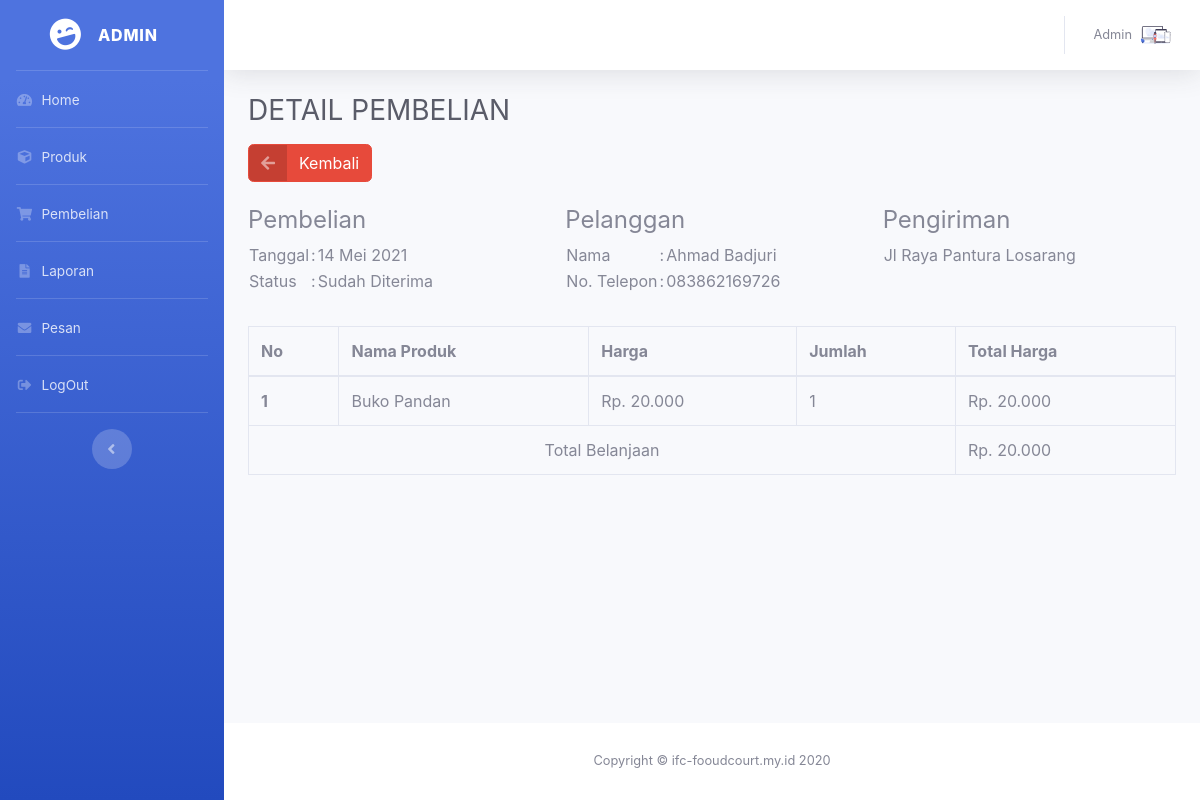
The page /admin/pembelian.php?page=detail&search=3 (signed in) on the database its author committed.
### tables this page shows
CREATE TABLE `tb_pembelian` (
  `id_pembelian` int(11) NOT NULL,
  `id_checkout` int(11) DEFAULT NULL,
  `id_produk` int(11) NOT NULL,
  `jumlah` int(11) NOT NULL
);

CREATE TABLE `tb_checkout` (
  `id_checkout` int(11) NOT NULL,
  `id_user` int(11) NOT NULL,
  `nama_pemesan` varchar(255) NOT NULL,
  `telepon_pemesan` varchar(15) NOT NULL,
  `alamat_pemesan` text NOT NULL,
  `total_belanja` varchar(50) NOT NULL,
  `tgl_beli` date NOT NULL DEFAULT current_timestamp(),
  `status` int(11) NOT NULL
);

CREATE TABLE `tb_status_produk` (
  `id_status` int(11) NOT NULL,
  `status` varchar(20) NOT NULL
);

CREATE TABLE `tb_produk` (
  `id_produk` int(11) NOT NULL,
  `nama` varchar(100) NOT NULL,
  `slug` varchar(100) NOT NULL,
  `harga` int(11) NOT NULL,
  `rating` int(11) NOT NULL,
  `deskripsi` text NOT NULL,
  `foto` varchar(255) NOT NULL
);

### function/bootstrap.php (called while the page is built, shortened)
<?php
function harga($angka){
	$hasil_rupiah = "Rp. " . number_format($angka,0,',','.');
	return $hasil_rupiah;
}
function bulan($bulan = "")
{
	switch ($bulan) {
		case 5: $bulan = 'Mei'; break;
	}
	return $bulan;
}

### admin/page/pembelian/detail.php (the view)
<?php
$i = 1;
$pembelian =  array();
$ambil = $koneksi->query("SELECT * FROM tb_pembelian JOIN tb_checkout ON tb_pembelian.id_checkout = tb_checkout.id_checkout JOIN tb_produk ON tb_pembelian.id_produk = tb_produk.id_produk WHERE tb_pembelian.id_checkout = $_GET[search]");
while ($pecah = $ambil->fetch_assoc()) {
	$pembelian[] = $pecah;
}
$status = $koneksi->query("SELECT status FROM tb_status_produk WHERE id_status = ".$pembelian[0]['status']."")->fetch_assoc();
?>
<h1 class="h3 mb-3 text-gray-800 text-uppercase">Detail Pembelian</h1>
<a href="#" class="btn btn-danger m-b-10 btn-icon-split mb-4" onclick="history.back(-1)"><span class="icon text-white-50"><i class="fas fa-arrow-left"></i></span><span class="text">Kembali</span></a>
<div class="row mb-3">
	<div class="col-md-4 mb-3">
		<h4>Pembelian</h4>
		<table>
			<tr>
				<td>Tanggal</td>
				<td>:</td>
				<td><?= date("d", strtotime($pembelian[0]['tgl_beli']))." ".bulan(date("m", strtotime($pembelian[0]['tgl_beli'])))." ".date("Y", strtotime($pembelian[0]['tgl_beli'])); ?></td>
			</tr>
			<tr>
				<td>Status</td>
				<td>:</td>
				<td><?= $status['status'] ?></td>
			</tr>
		</table>
	</div>
	<div class="col-md-4 mb-3">
		<h4>Pelanggan</h4>
		<table>
			<tr>
				<td>Nama</td>
				<td>:</td>
				<td><?= $pembelian[0]['nama_pemesan'] ?></td>
			</tr>
			<tr>
				<td>No. Telepon</td>
				<td>:</td>
				<td><?= $pembelian[0]['telepon_pemesan'] ?></td>
			</tr>
		</table>
	</div>
	<div class="col-md-4 mb-3">
		<h4>Pengiriman</h4>
		<table>
			<tr>
				<td><?= $pembelian[0]['alamat_pemesan'] ?></td>
			</tr>
		</table>
	</div>
</div>
<div class="table-responsive">
	<table class="table table-bordered">
		<thead>
			<tr>
				<th>No</th>
				<th>Nama Produk</th>
				<th>Harga</th>
				<th>Jumlah</th>
				<th>Total Harga</th>
			</tr>
		</thead>
		<tbody>
			<?php
			$totalBelanja = 0;
			foreach ($pembelian as $p):
				$totalHarga = $p['harga'] * $p['jumlah'];
				$totalBelanja += $totalHarga;
				?>
				<tr>
					<th><?= $i++ ?></th>
					<td><?= $p['nama'] ?></td>
					<td><?= harga($p['harga']) ?></td>
					<td><?= $p['jumlah'] ?></td>
					<td><?= harga($totalHarga) ?></td>
				</tr>
			<?php endforeach ?>
			<tr>
				<td colspan="4" align="center">Total Belanjaan</td>
				<td><?= harga($totalBelanja) ?></td>
			</tr>
		</tbody>
	</table>
</div>

### rows shown on the page
tb_pembelian: id_checkout.tgl_beli "14", id_checkout.tgl_beli "Mei", id_checkout.tgl_beli "2021", id_checkout.nama_pemesan "Ahmad Badjuri", id_checkout.telepon_pemesan "083862169726", id_checkout.alamat_pemesan "Jl Raya Pantura Losarang", id_produk.nama "Buko Pandan", id_produk.harga "Rp. 20.000", jumlah "1", harga($totalHarga) "Rp. 20.000"
tb_status_produk: status "Sudah Diterima"

### other values the page prints
harga($totalBelanja) "Rp. 20.000"
